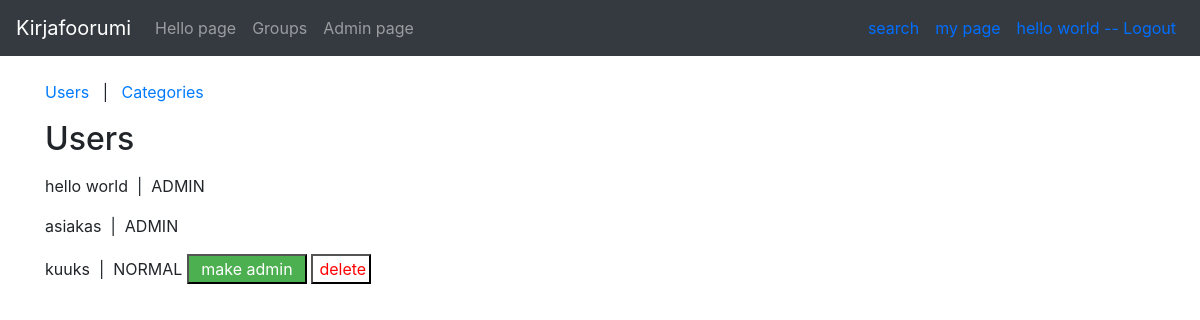
Page /admin/users (signed in) on the earlier database version.
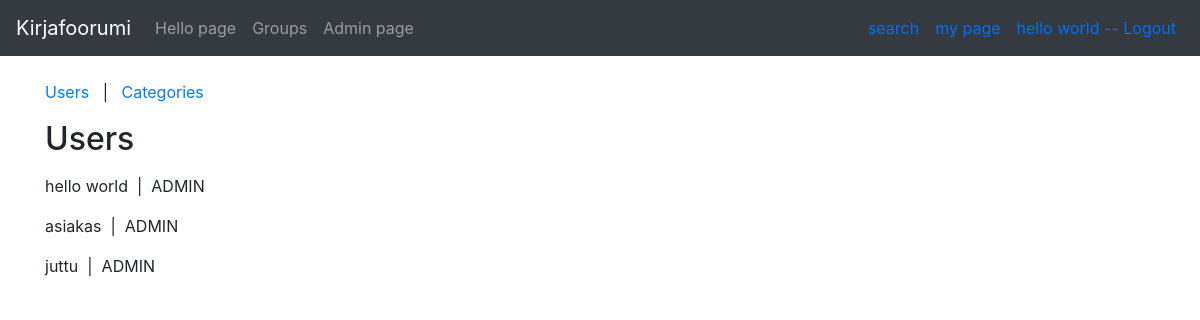
Same page on the later database version.
### application/auth/models.py (models this page shows, shortened)
class User(Base):
    __tablename__ = "account"
    name = db.Column(db.String(144), unique=True, nullable=False)
    username = db.Column(db.String(144), unique=True, nullable=False)
    password = db.Column(db.String(144), nullable=False)
    messages = db.relationship("Message", backref='account', lazy=True)
    groups = db.relationship("Groups", backref='account', lazy=True)
    role_id = db.Column(db.Integer, db.ForeignKey('role.id'), nullable = False)
    def get_role(self):
        return Role.query.get(self.role_id)

class Role(Base):
    role = db.Column(db.String(80), unique = True, nullable = False)
    users = db.relationship("User", backref='Role', lazy=True)

### application/management/views.py (the view)
@app.route("/admin/users")
@login_required(role = "ADMIN")
def admin_users():
    users = User.query.all()
    return render_template("management/adminUsers.html", users = users)

### application/__init__.py (called while the page is built)
def login_required(role="ANY"):
    def wrapper(fn):
        @wraps(fn)
        def decorated_view(*args, **kwargs):
            if not current_user.is_authenticated:
                return login_manager.unauthorized()
            unauthorized = False
            if role != "ANY":
                unauthorized = True
                if current_user.get_role().role == role:
                    unauthorized = False
                '''
                for user_role in current_user.roles():
                    if user_role == role:
                        unauthorized = False
                        break
                '''
            if unauthorized:
                return login_manager.unauthorized()
            return fn(*args, **kwargs)
        return decorated_view
    return wrapper

@login_manager.user_loader
def load_user(user_id):
    return User.query.get(user_id)

### application/templates/management/adminUsers.html
{% extends "layout.html" %}
{% block body %}
<p>
    <a href="{{ url_for('admin_users') }}">Users</a> &nbsp; | &nbsp;
    <a href="{{ url_for('admin_categories') }}">Categories</a>
</p>
<h2>Users</h2>
{% for user in users %}
<p>
    <form method="POST" action="{{url_for('admin_make', user_id=user.id)}}" style="display: inline;">
            {{ user.name }} &nbsp;|&nbsp; {{ user.get_role().role }}
            {% if user.get_role().role == "NORMAL" %}
            <button style="width: 120px; height: 30px; color: white; background-color:#4CAF50; display: inline;" type='submit' name='make_admin'>make admin</button>
            {% endif %}
    </form>
    {% if user.get_role().role == "NORMAL" %}
    <form method="POST" action="{{url_for('delete_user', user_id=user.id)}}" style="display: inline;">
            <button style="width: 60px; height: 30px; color: red; background-color:white; display: inline;" type='submit' name='delete'>delete</button>
    </form>
    {% endif %}
</p>
{% endfor %}
{% endblock %}

Differences in the rows shown:
removed User: name "kuuks", get_role "NORMAL", shows "make admin"
added User: name "juttu", get_role "ADMIN"
